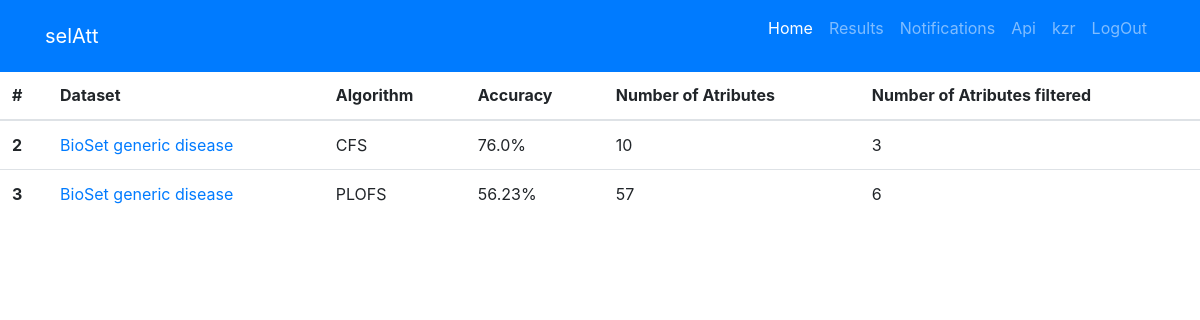
Screenshot of /result/ (signed in) with the database file from the repository.
### result/models.py (models this page shows, shortened)
class Result(models.Model):
    user_run = models.ForeignKey(settings.AUTH_USER_MODEL, on_delete=models.CASCADE)
    algorithm_used = models.ForeignKey(Algorithm, on_delete=models.CASCADE)
    dataset_used = models.ForeignKey(Dataset, on_delete=models.CASCADE)
    accuracy = models.FloatField(max_length=4)
    percentage_done = models.FloatField(max_length=4)
    atr_new = models.IntegerField(default=3)
    atr_old = models.IntegerField(default=10)

class Dataset(models.Model):
    name = models.CharField(max_length=250)
    user_uploaded = models.ForeignKey(settings.AUTH_USER_MODEL, on_delete=models.CASCADE)
    file_type = models.CharField(max_length=5)
    size = models.FloatField()
    hash = models.CharField(max_length=100)
    pub_date = models.DateTimeField()
    def __str__(self):
        return self.name

class Algorithm(models.Model):
    name = models.CharField(max_length=100)
    program_language = models.CharField(max_length=10)
    def __str__(self):
        return self.name

### result/views.py (the view)
# urls.py: path('', views.IndexView.as_view(), name='index'),
class IndexView(generic.ListView):
    template_name = 'result/index.html'
    context_object_name = 'result_list'
    def get_queryset(self):
        return Result.objects.order_by('-accuracy')[:5]

### templates/result/index.html (shortened to what this page needs)
{% extends "base.html" %}
{% block content %}
    {% if result_list %}
        <table class="table">
        <thead>
        <tr>
            <th scope="col">#</th>
            <th scope="col">Dataset</th>
            <th scope="col">Algorithm</th>
            <th scope="col">Accuracy</th>
            <th scope="col">Number of Atributes</th>
            <th scope="col">Number of Atributes filtered</th>
        </tr>
        </thead>
        <tbody>
        {% for result in result_list %}
            {%  if user.get_username == result.user_run.get_username %}
            <tr>
                <th scope="row">{{ forloop.counter }}</th>
                <td><a href="{% url 'result:detail' result.id %}">{{ result.dataset_used }}</a></td>
                <td>{{ result.algorithm_used }}</td>
                <td>{{ result.accuracy }}%</td>
                <td>{{ result.atr_old }}</td>
                <td>{{ result.atr_new }}</td>
            </tr>
            {% endif %}
        {% endfor %}
        </tbody>
    {% else %}
        <p>No Results are available.</p>
    {% endif %}
{% endblock %}

### templates/base.html (shortened to what this page needs)
<!DOCTYPE html>
<html lang="es">
<head>
    {% load static %}
    <link rel="stylesheet" type="text/css" href="{% static 'css/style.css' %}">
    <link rel="stylesheet" href="{% static 'css/bootstrap.min.css' %}">
</head>
<body>
<nav class="navbar navbar-dark navbar-expand-lg fixed-top bg-primary clean-navbar">
    <div class="container"><a class="navbar-brand logo" href="/">selAtt</a>
        <div class="collapse navbar-collapse"
             id="navcol-1">
            <ul class="nav navbar-nav ml-auto">
                <li class="nav-item"><a class="nav-link active" href="/">Home</a></li>
                <li class="nav-item"><a class="nav-link" href="/result">Results</a></li>
                <li class="nav-item"><a class="nav-link" href="#features.html">Notifications</a></li>
                <li class="nav-item"><a class="nav-link" href="#features.html">Api</a></li>
                <li class="nav-item">
                    {% if user.is_authenticated %}
                        <p class="nav-link">{{ user.username }}</p>
                </li>
                <li class="nav-item"><a class="nav-link" href="/accounts/logout">LogOut</a></li>
                    {% else %}<a class="nav-link" href="/accounts/login">Login</a>
                </li>
                    {% endif %}
            </ul>
        </div>
    </div>
</nav>
<div class="bodyfree"></div>
{% block content %}{% endblock %}
</body>
</html>

### static/css/style.css (style rules this page uses)
.bodyfree { margin: 0; height: 70px; }
body { font-family: 'Roboto', sans-serif; }

### rows the page displays
Result: dataset_used "BioSet generic disease", algorithm_used "CFS", accuracy "76.0", atr_old "10", atr_new "3"
Result: dataset_used "BioSet generic disease", algorithm_used "PLOFS", accuracy "56.23", atr_old "57", atr_new "6"

### other values shown
{{ user.username }} "kzr"
